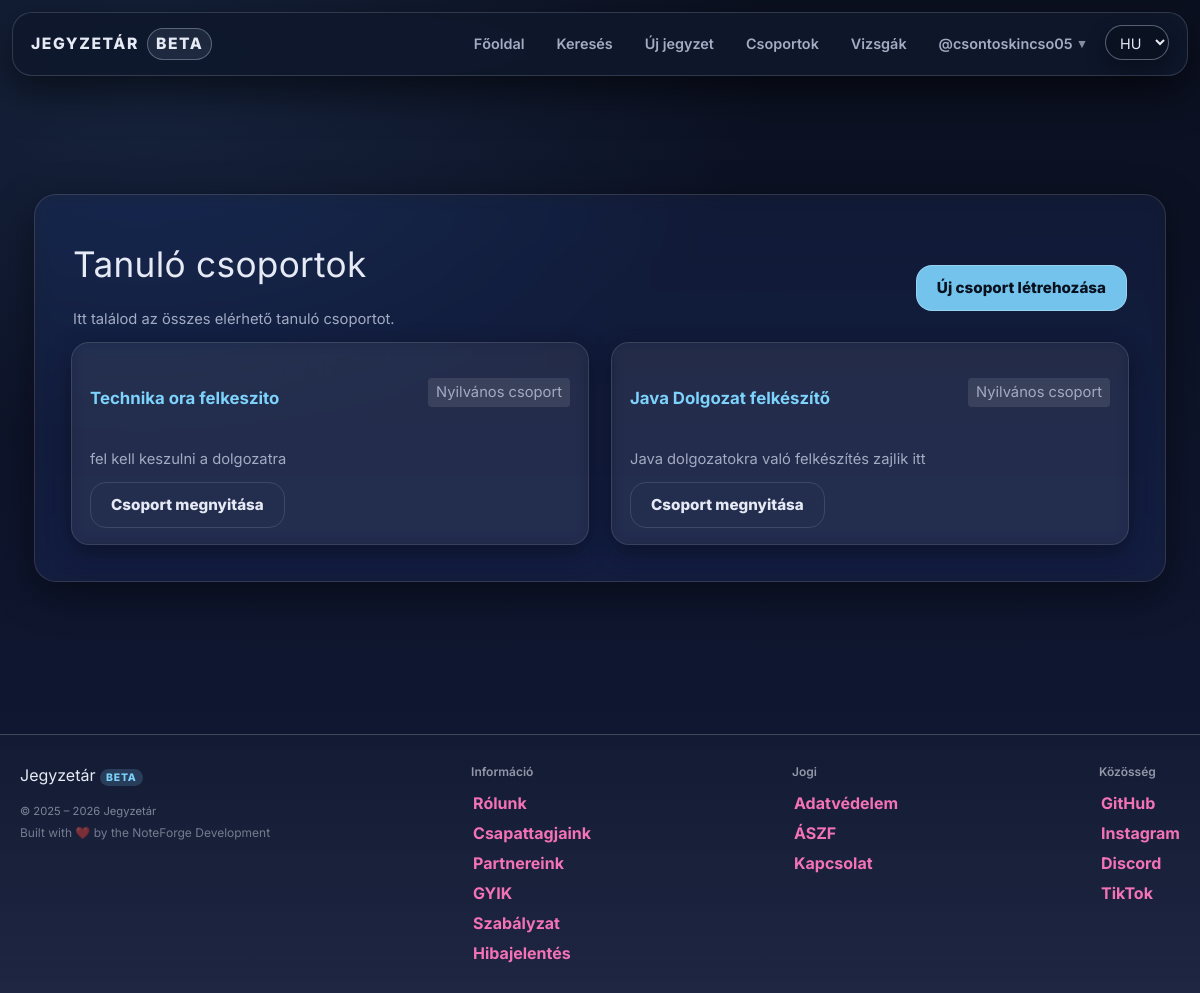
/groups.php (signed in), run on an earlier commit of the app's database.
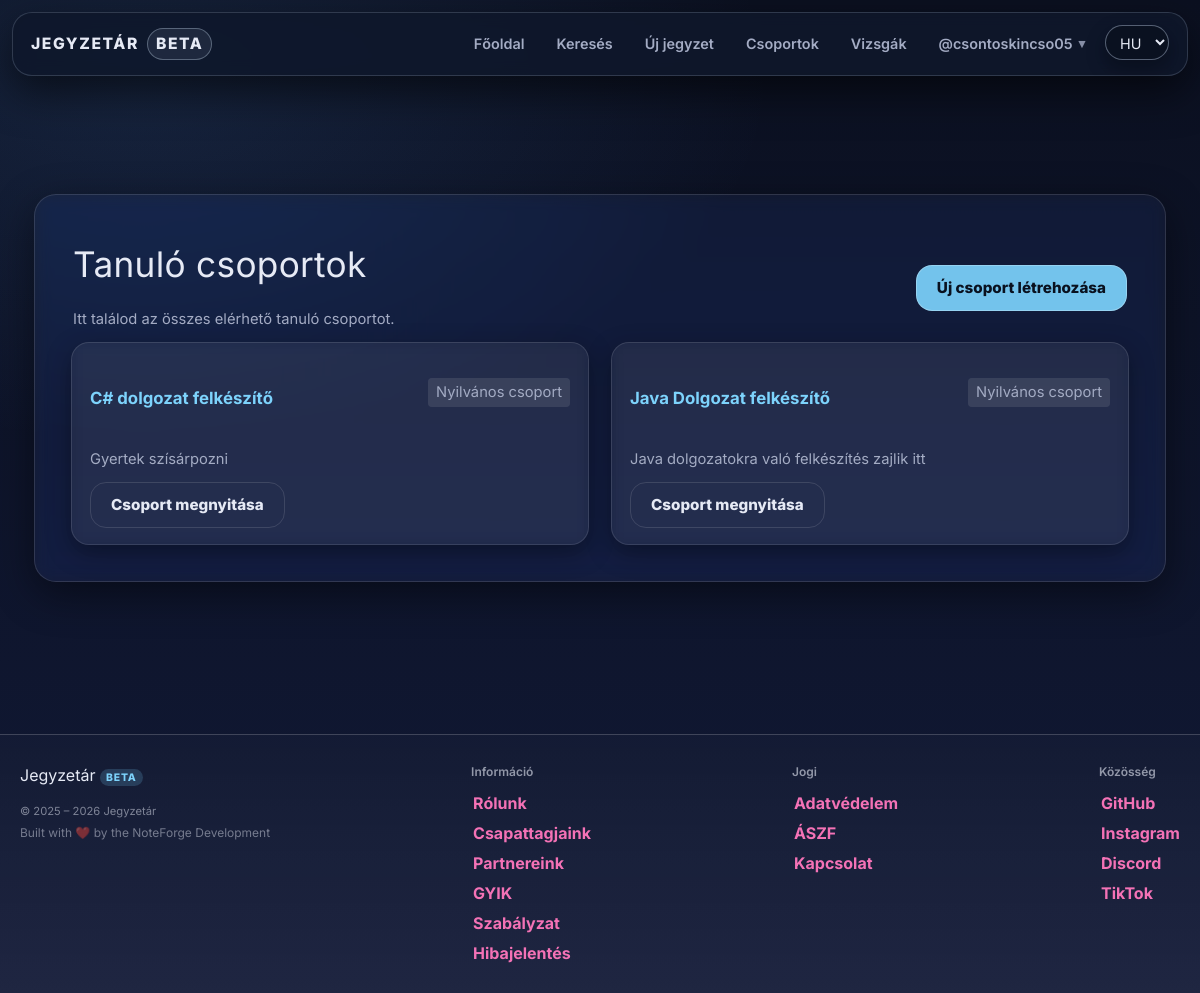
And on a later commit of the database.
### tables this page shows
CREATE TABLE `groups` (
  `id` int(11) NOT NULL,
  `name` varchar(100) NOT NULL,
  `description` text DEFAULT NULL,
  `owner_id` int(11) NOT NULL,
  `is_private` tinyint(1) NOT NULL DEFAULT 0,
  `created_at` datetime NOT NULL DEFAULT current_timestamp(),
  `reviewed_at` datetime DEFAULT NULL,
  `reviewed_by` int(11) DEFAULT NULL,
  `status` enum('pending','approved','rejected') NOT NULL DEFAULT 'pending'
);

### assets/php/lang.php (called while the page is built, shortened)
<?php
    $supported_langs = ['hu', 'en', 'de'];
    if (isset($_GET['lang']) && in_array($_GET['lang'], $supported_langs, true)) {
        $lang = $_GET['lang'];
        $_SESSION['lang'] = $lang;
        if (!headers_sent()) {
            setcookie('lang', $lang, time() + 60*60*24*30, '/');
        }
    } else {
        if (isset($_SESSION['lang']) && in_array($_SESSION['lang'], $supported_langs, true)) {
            $lang = $_SESSION['lang'];
        } elseif (isset($_COOKIE['lang']) && in_array($_COOKIE['lang'], $supported_langs, true)) {
            $lang = $_COOKIE['lang'];
        } else {
            $lang = 'hu';
        }
    }

### groups.php (the view, shortened to what this page needs)
<?php
    require_once "assets/php/db.php";
    require_once "assets/php/lang.php";
    $csoportok_sql = "SELECT * FROM groups ORDER BY id DESC";
    $csoportok_lekerdezes = $conn->query($csoportok_sql);
?>
<!DOCTYPE html>
<html lang="<?= $lang ?>">
<head>
    <link rel="stylesheet" href="assets/css/styles.css">
    <script src="https://cdn.jsdelivr.net/npm/@tailwindcss/browser@4"></script>
</head>
<body>
<?php include 'assets/php/navbar.php'; ?>
<div class="content-wrapper w-full">
    <div class="main w-full max-w-6xl mx-auto px-4 md:px-6 lg:px-8 py-6">
        <div class="section-titlebar flex flex-col md:flex-row justify-between items-start gap-4 mb-6">
            <div class="min-w-0">
                <h1 class="text-2xl md:text-3xl lg:text-4xl mb-2">Tanuló csoportok</h1>
                <p class="entry-meta text-sm md:text-base">
                    Itt találod az összes elérhető tanuló csoportot.
                </p>
            </div>
            <div class="titlebar-actions">
                <a href="create_group.php" class="btn-cta text-sm md:text-base whitespace-nowrap">
                    Új csoport létrehozása
                </a>
            </div>
        </div>
        <?php if ($csoportok_lekerdezes && $csoportok_lekerdezes->num_rows > 0): ?>
            <div class="content-grid grid grid-cols-1 md:grid-cols-2 lg:grid-cols-3 gap-4 md:gap-6">
                <?php while ($egy_csoport = $csoportok_lekerdezes->fetch_assoc()):
						$csoport_statusz = $egy_csoport['status'];
                        $csoport_id = $egy_csoport['id'];
                        $csoport_nev = $egy_csoport['name'];
                        $csoport_leiras = $egy_csoport['description'];
                        $csoport_privat = $egy_csoport['is_private'];
                        if ($csoport_privat == 1) {
                            $privat_szoveg = "Privát csoport";
                        } else {
                            $privat_szoveg = "Nyilvános csoport";
                        }
                    ?>
                    <article class="card p-4 md:p-6 flex flex-col break-words">
                        <div class="card-head mb-3">
                            <h3 class="entry-title text-lg md:text-xl lg:text-2xl mb-2">
                                <a href="group.php?id=<?= (int)$csoport_id ?>" class="link-more hover:underline">
                                    <?= htmlspecialchars($csoport_nev) ?>
                                </a>
                            </h3>
                            <span class="entry-meta text-xs md:text-sm inline-block px-2 py-1 rounded bg-white/10">
                                <?= htmlspecialchars($privat_szoveg) ?>
                            </span>
                        </div>
                        <?php if (trim($csoport_leiras) !== ""): ?>
                            <p class="entry-meta text-sm md:text-base mb-3 break-words">
                                <?= nl2br(htmlspecialchars($csoport_leiras)) ?>
                            </p>
                        <?php else: ?>
                            <p class="entry-meta text-sm md:text-base mb-3 opacity-75">
                                Ehhez a csoporthoz még nincs leírás megadva.
                            </p>
                        <?php endif; ?>
                        <div class="mt-auto">
						<?php if ($csoport_statusz === 'approved'): ?>
							<a href="group.php?id=<?= (int)$csoport_id ?>" class="btn-ghost text-sm md:text-base">
								Csoport megnyitása
							</a>
						<?php else: ?>
							<span class="btn-ghost text-sm md:text-base opacity-50 cursor-not-allowed">
								A csoport még nem elérhető
							</span>
						<?php endif; ?>
                        </div>
                    </article>
                <?php endwhile; ?>
            </div>
        <?php else: ?>
            <div class="card p-6">
                <p class="entry-meta text-sm md:text-base">Nincs megjeleníthető csoport.</p>
            </div>
        <?php endif; ?>
    </div>
</div>
<?php include 'assets/php/footer.php'; ?>
</body>
</html>

What changed in the data, as far as the page shows it:
removed groups: name "Technika ora felkeszito", is_private "Nyilvános csoport", description "fel kell keszulni a dolgozatra"
added groups: name "C# dolgozat felkészítő", is_private "Nyilvános csoport", description "Gyertek szísárpozni"
